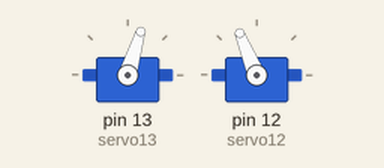
This sketch was run on a simulated Arduino Uno, built with avr-gcc and run on an emulated ATmega328P. Shown: 2 × servo.

Above: at 0.1 s.
At 4.1 s:
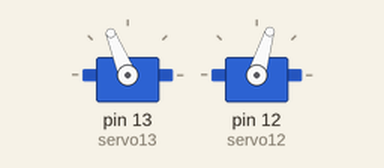
At 6.1 s:
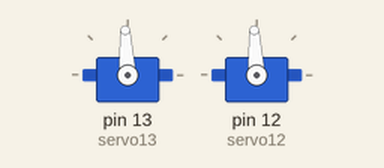
Timing chart, 0 to 7.6 s (numbered marks = the images above):
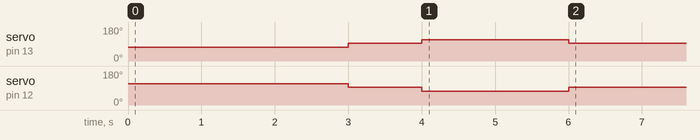

The sketch:

Servo_Homework2.ino
```cpp
#include <Servo.h>           // Include servo library
Servo servo13;                // Declare left servo signal
Servo servo12;              // Declare right servo signal
void setup()                     // Built in initialization block
{
  servo13.attach(13);         // Attach left signal to pin 13
  servo12.attach(12);       // Attach left signal to pin 12

  servo13.writeMicroseconds(1300);  // 시계 방향
  servo12.writeMicroseconds(1700);  // 반시계 방향
  delay(3000);                      // 3초 지연

  servo13.writeMicroseconds(1500);  // 정지
  servo12.writeMicroseconds(1500);  // 정지
  delay(1000);                      // 1초 지연

  servo13.writeMicroseconds(1700);  // 반시계 방향
  servo12.writeMicroseconds(1300);  // 시계 방향
  delay(2000);                      // 2초 지연

  servo13.writeMicroseconds(1500);  // 정지
  servo12.writeMicroseconds(1500);  // 정지

}
void loop()                        // Main loop auto-repeats
{                                     // Empty, nothing needs repeating
}
```

Measured:
- by itself, servo on pin 13 (servo13): 73° → 93° at 3.0 s, → 112° 1.0 s later, → 93° 2.0 s later
- by itself, servo on pin 12 (servo12): 112° → 93° at 3.0 s, → 73° 1.0 s later, → 93° 2.0 s later
